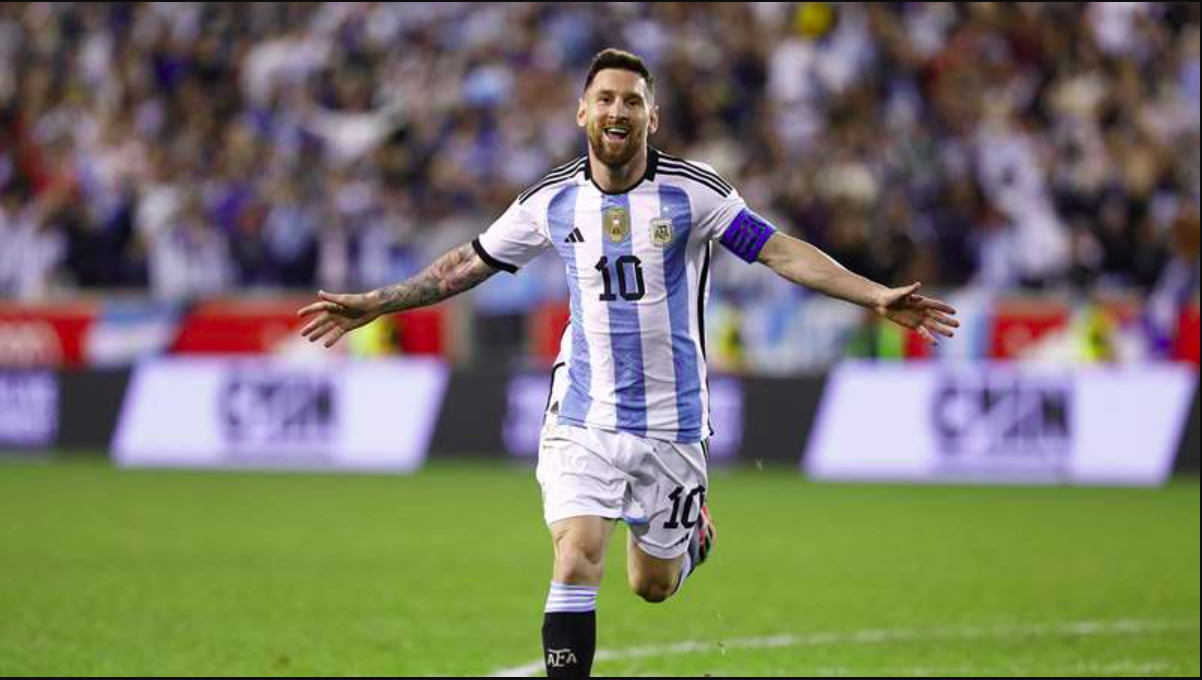
#> input picture CV/img/messi.png, 1202 x 680 px, found by its file name
$ jupyter execute lab7.ipynb
#> lines starting #> are read from the running program, lines starting #| are printed output that depends on the picture; after the words box and inside, x2 and y2 are one past the last pixel; in counts of white or black regions, pixels touching at a corner belong together
[cell 1]
import numpy as np
import cv2 as cv
import matplotlib.pyplot as plt

# [Image Pyramids](https://docs.opencv.org/3.4/dc/dff/tutorial_py_pyramids.html)

[cell 2]
img = cv.imread('..\img\messi.png')
#> img is the input picture: shape (680, 1202, 3); mean B, G, R 103, 118.8, 120.5
assert img is not None, "file could not be read, check with os.path.exists()"
lower_reso = cv.pyrDown(img)

fig, ax = plt.subplots(2, 1, figsize=(8, 8))
ax[0].imshow(img[..., ::-1])
ax[1].imshow(lower_reso[..., ::-1])
plt.show()

[cell 3]
higher_reso2 = cv.pyrUp(lower_reso)

fig, ax = plt.subplots(2, 1, figsize=(8, 8))
ax[0].imshow(img[..., ::-1])
ax[1].imshow(higher_reso2[..., ::-1])
plt.show()

[cell 4]
A = cv.imread('../img/apple.png')
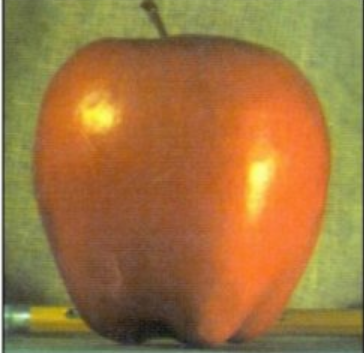
#> input picture CV/img/apple.png, 364 x 353 px
#> A is the input picture: shape (353, 364, 3); mean B, G, R 63.6, 117.5, 158.2
B = cv.imread('../img/orange.png')
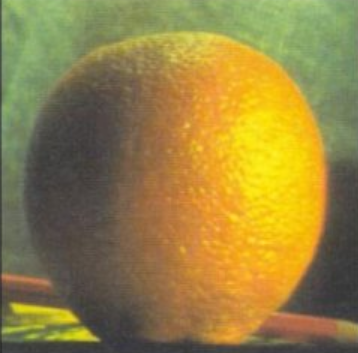
#> input picture CV/img/orange.png, 358 x 353 px
#> B is the input picture: shape (353, 358, 3); mean B, G, R 67.2, 130.6, 150.1
assert A is not None, "file could not be read, check with os.path.exists()"
assert B is not None, "file could not be read, check with os.path.exists()"
# generate Gaussian pyramid for A

A = cv.resize(A, (256, 256))
#> A: shape (256, 256, 3)
B = cv.resize(B, (256, 256))
#> B: shape (256, 256, 3)
G = A.copy()
gpA = [G]
for i in range(6):
    G = cv.pyrDown(G)
    gpA.append(G)
#> after the loop, gpA = 7 items
# generate Gaussian pyramid for B
G = B.copy()
gpB = [G]
for i in range(6):
    G = cv.pyrDown(G)
    gpB.append(G)
#> after the loop, gpB = 7 items
# generate Laplacian Pyramid for A
lpA = [gpA[5]]
for i in range(5,0,-1):
    GE = cv.pyrUp(gpA[i])
    L = cv.subtract(gpA[i-1],GE)
    lpA.append(L)
#> after the loop, lpA = 6 items
# generate Laplacian Pyramid for B
lpB = [gpB[5]]
for i in range(5,0,-1):
    GE = cv.pyrUp(gpB[i])
    L = cv.subtract(gpB[i-1],GE)
    lpB.append(L)
#> after the loop, lpB = 6 items
# Now add left and right halves of images in each level
LS = []
for la,lb in zip(lpA,lpB):
    rows,cols,dpt = la.shape
    ls = np.hstack((la[:,0:cols//2], lb[:,cols//2:]))
    LS.append(ls)
#> this loop made 6 passes
#> (rows, cols) on passes 1 to 6: (8, 8), (16, 16), (32, 32), (64, 64), (128, 128), (256, 256)
#> after the loop, LS = 6 items
# now reconstruct
ls_ = LS[0]
for i in range(1,6):
    ls_ = cv.pyrUp(ls_)
    ls_ = cv.add(ls_, LS[i])
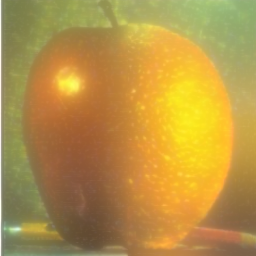
#> ls_: shape (256, 256, 3); mean of channels 0, 1, 2 69.3, 147, 182.7; drawn as B, G, R
# image with direct connecting each half
real = np.hstack((A[:,:cols//2],B[:,cols//2:]))

fig, ax = plt.subplots(2, 1, figsize=(8, 8))
ax[0].imshow(real[..., ::-1])
ax[1].imshow(ls_[..., ::-1])
plt.show()

# [Image Segmentation with Watershed Algorithm](https://docs.opencv.org/3.4/d3/db4/tutorial_py_watershed.html)

[cell 5]
img = cv.imread('..\img\coins.png')
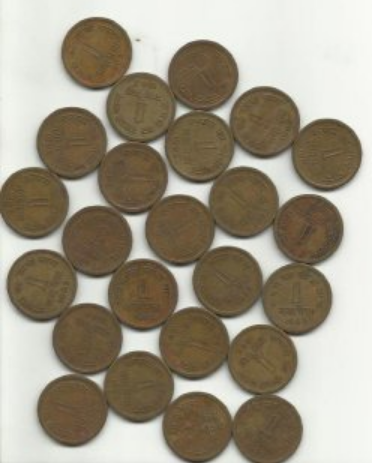
#> input picture CV/img/coins.png, 372 x 463 px, found by its file name
#> img is the input picture: shape (463, 372, 3); mean B, G, R 133.2, 150.3, 158.8
assert img is not None, "file could not be read, check with os.path.exists()"
gray = cv.cvtColor(img,cv.COLOR_BGR2GRAY)
ret, thresh = cv.threshold(gray,0,255,cv.THRESH_BINARY_INV+cv.THRESH_OTSU)
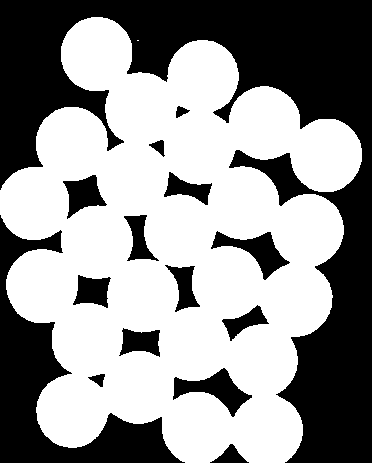
#> thresh: shape (463, 372); 57.5% white; 15 black regions, largest, box (x1, y1, x2, y2) and area: (0, 0, 372, 463) 51649, (0, 215, 185, 463) 12502, (173, 368, 252, 417) 1479
#> ret = 161

plt.imshow(thresh, cmap="gray")
plt.show()

[cell 6]
kernel = np.ones((3,3),np.uint8)
opening = cv.morphologyEx(thresh,cv.MORPH_OPEN,kernel, iterations = 2)
#> opening: shape (463, 372); 57.5% white; 15 black regions, largest, box (x1, y1, x2, y2) and area: (0, 0, 372, 463) 51660, (0, 215, 185, 463) 12502, (173, 368, 252, 417) 1479
# sure background area
sure_bg = cv.dilate(opening,kernel,iterations=3)
#> sure_bg: shape (463, 372); 65% white; 17 black regions (4 under 20 px), largest, box (x1, y1, x2, y2) and area: (0, 0, 372, 463) 45135, (0, 225, 176, 463) 10368, (235, 154, 305, 199) 803
# Finding sure foreground area
dist_transform = cv.distanceTransform(opening,cv.DIST_L2,5)
ret, sure_fg = cv.threshold(dist_transform,0.7*dist_transform.max(),255,0)
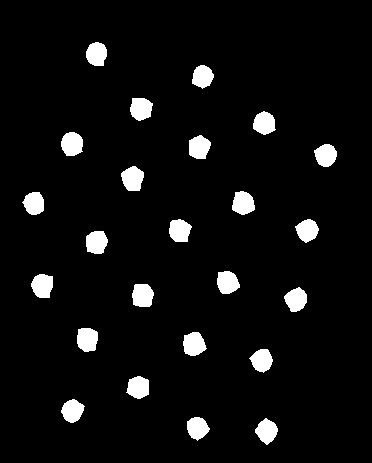
#> sure_fg: shape (463, 372) float32; 5.7% white; 24 white regions, largest, box (x1, y1, x2, y2) and area: (121, 166, 144, 191) 431, (183, 332, 207, 356) 430, (61, 132, 83, 156) 427
#> ret = 25.17
# Finding unknown region
sure_fg = np.uint8(sure_fg)
unknown = cv.subtract(sure_bg,sure_fg)

fig, ax = plt.subplots(1, 4, figsize=(12, 8))
ax[0].imshow(thresh, cmap="gray")
ax[1].imshow(sure_bg, cmap="gray")
ax[2].imshow(sure_fg, cmap="gray")
ax[3].imshow(unknown, cmap="gray")
plt.show()

[cell 7]
# Marker labelling
ret, markers = cv.connectedComponents(sure_fg)
#> markers: shape (463, 372) int32; 25 distinct labels, from 0 to 24
#> ret = 25
# Add one to all labels so that sure background is not 0, but 1
markers = markers+1
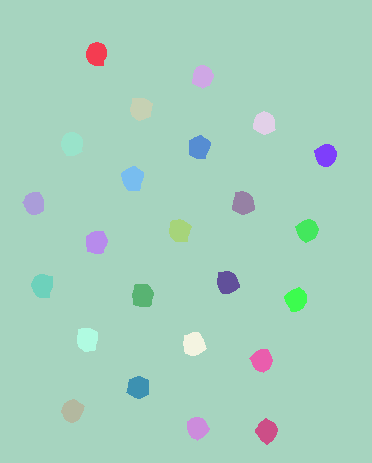
#> markers: shape (463, 372) int32; 25 distinct labels, from 1 to 25; one colour per label, 0 black
# Now, mark the region of unknown with zero
markers[unknown==255] = 0
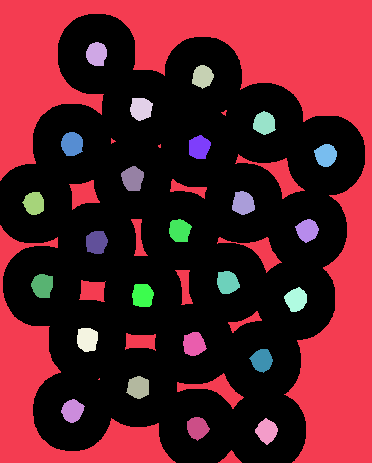
#> markers: shape (463, 372) int32; 26 distinct labels, from 0 to 25; one colour per label, 0 black
fig, ax = plt.subplots(1, 2, figsize=(12, 6))
ax[0].imshow(sure_fg, cmap="gray")
ax[1].imshow(markers, cmap="gray")
plt.show()

# [Discrete Fourier Transform](https://docs.opencv.org/4.x/d8/d01/tutorial_discrete_fourier_transform.html)

[cell 8]
def print_help():
    print('''
    This program demonstrated the use of the discrete Fourier transform (DFT).
    The dft of an image is taken and it's power spectrum is displayed.
    Usage:
    discrete_fourier_transform.py [image_name -- default lena.jpg]''')

# print_help()

I = cv.imread(cv.samples.findFile('..\img\messi.png'), cv.IMREAD_GRAYSCALE)
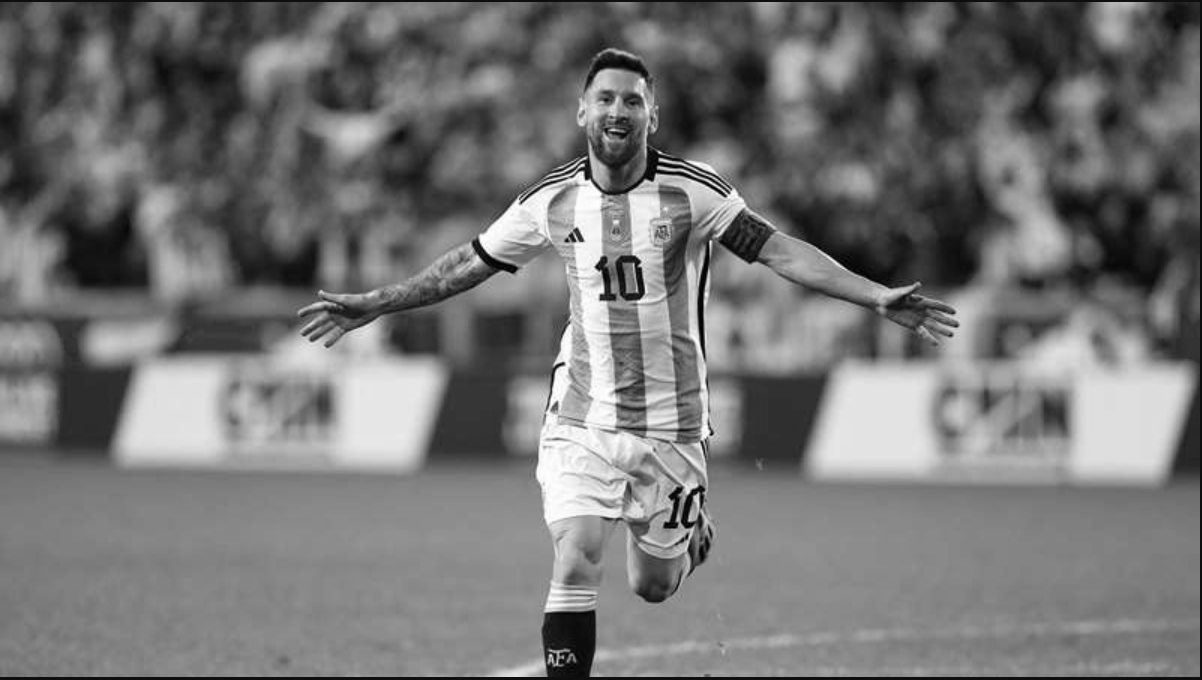
#> I: shape (680, 1202); min 0, max 255, mean 117
if I is None:
    print('Error opening image')
    exit()


rows, cols = I.shape
#> rows = 680; cols = 1202
m = cv.getOptimalDFTSize( rows )
#> m = 720
n = cv.getOptimalDFTSize( cols )
#> n = 1215
padded = cv.copyMakeBorder(I, 0, m - rows, 0, n - cols, cv.BORDER_CONSTANT, value=[0, 0, 0])
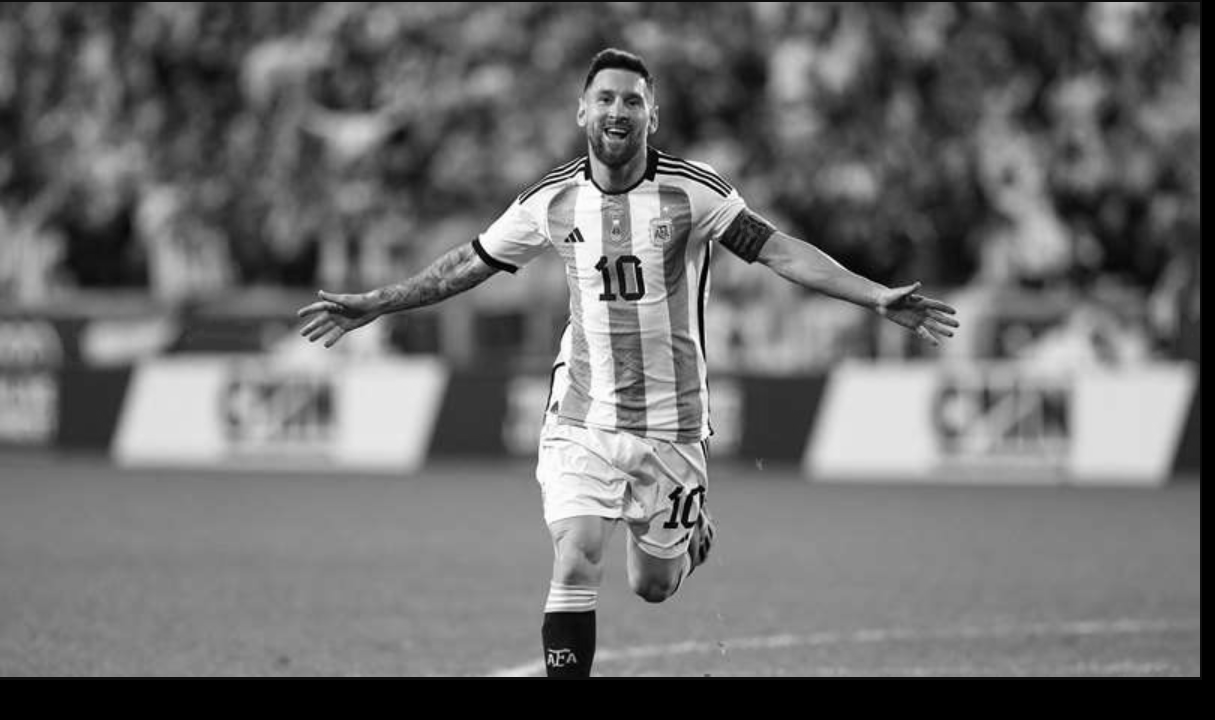
#> padded: shape (720, 1215); min 0, max 255, mean 109.3

planes = [np.float32(padded), np.zeros(padded.shape, np.float32)]
complexI = cv.merge(planes) # Add to the expanded another plane with zeros

cv.dft(complexI, complexI) # this way the result may fit in the source matrix

cv.split(complexI, planes) # planes[0] = Re(DFT(I), planes[1] = Im(DFT(I))
cv.magnitude(planes[0], planes[1], planes[0])# planes[0] = magnitude
magI = planes[0]

matOfOnes = np.ones(magI.shape, dtype=magI.dtype)
cv.add(matOfOnes, magI, magI) # switch to logarithmic scale
cv.log(magI, magI)

magI_rows, magI_cols = magI.shape
#> magI_rows = 720; magI_cols = 1215
# crop the spectrum, if it has an odd number of rows or columns
magI = magI[0:(magI_rows & -2), 0:(magI_cols & -2)]
cx = int(magI_rows/2)
#> cx = 360
cy = int(magI_cols/2)
#> cy = 607

q0 = magI[0:cx, 0:cy] # Top-Left - Create a ROI per quadrant
q1 = magI[cx:cx+cx, 0:cy] # Top-Right
q2 = magI[0:cx, cy:cy+cy] # Bottom-Left
q3 = magI[cx:cx+cx, cy:cy+cy] # Bottom-Right

tmp = np.copy(q0) # swap quadrants (Top-Left with Bottom-Right)
magI[0:cx, 0:cy] = q3
magI[cx:cx + cx, cy:cy + cy] = tmp

tmp = np.copy(q1) # swap quadrant (Top-Right with Bottom-Left)
magI[cx:cx + cx, 0:cy] = q2
magI[0:cx, cy:cy + cy] = tmp

cv.normalize(magI, magI, 0, 1, cv.NORM_MINMAX) # Transform the matrix with float values into a

fig, ax = plt.subplots(2, 1, figsize=(8, 8))
ax[0].imshow(I, cmap="gray")
ax[1].imshow(magI, cmap="gray")
plt.show()
